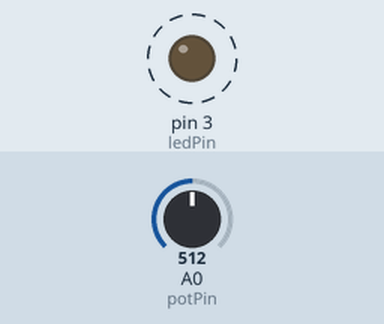
Simulated run of this sketch. Board: Arduino Uno, built with avr-gcc and run on an emulated ATmega328P. Shown: output pins drawn as LEDs (lit = HIGH). Dashed ring = blinking. Inputs (shaded band) come from the test bench; at power-on: A0 (potPin) = 512.

Above: at 1.8 s.
1.9 s: A0 (potPin) set to 0
At 2.9 s:
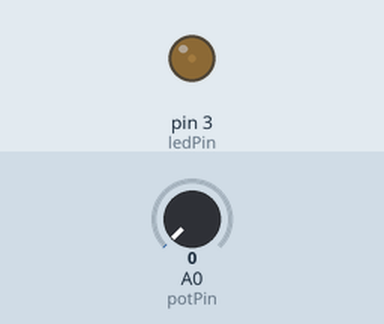
3.6 s: A0 (potPin) set to 122
At 3.9 s:
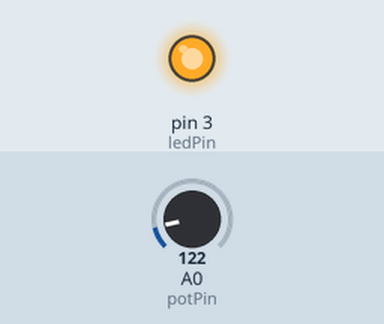
Timing chart, 0 to 13.1 s (numbered marks = the images above; inputs shaded):
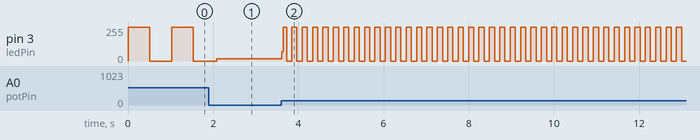

The sketch:

project6.ino
```cpp
int potPin = 0;    // select the input pin for the potentiometer
int ledPin = 3;   // select the pin for the LED
int val = 0;       // variable to store the value coming from the sensor

void setup()
{
  pinMode(ledPin, OUTPUT);  // declare the ledPin as an OUTPUT
}

void loop()
{
  val = analogRead(potPin);    // read the value from the sensor
  digitalWrite(ledPin, HIGH);  // turn the ledPin on
 delay(val);                  // stop the program for some time
 digitalWrite(ledPin, LOW);   // turn the ledPin off
 delay(val);                  // stop the program for some time
}
```

Measured:
- after the input at 3.6 s, pin 3 (ledPin): 18/255 → 70/255 at once, then moves between 0/255 and 255/255, repeating every 0.24 s
- by itself, pin 3 (ledPin): alternates 255/255 for 0.51 s and 0/255 for 0.51 s
